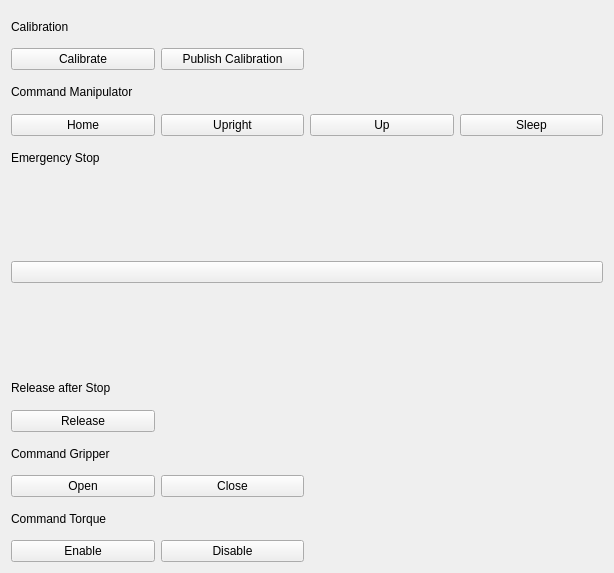
<?xml version="1.0" encoding="UTF-8"?>
<ui version="4.0">
 <class>CalibrationUI</class>
 <widget class="QWidget" name="CalibrationUI">
  <property name="geometry">
   <rect>
    <x>0</x>
    <y>0</y>
    <width>614</width>
    <height>573</height>
   </rect>
  </property>
  <property name="windowTitle">
   <string>Calibration UI</string>
  </property>
  <layout class="QGridLayout" name="gridLayout">
   <item row="4" column="2">
    <widget class="QPushButton" name="upButton">
     <property name="text">
      <string>Up</string>
     </property>
    </widget>
   </item>
   <item row="4" column="3">
    <widget class="QPushButton" name="sleepButton">
     <property name="text">
      <string>Sleep</string>
     </property>
    </widget>
   </item>
   <item row="22" column="0">
    <widget class="QPushButton" name="enableButton">
     <property name="text">
      <string>Enable</string>
     </property>
    </widget>
   </item>
   <item row="7" column="0" rowspan="6" colspan="4">
    <widget class="QPushButton" name="stopButton">
     <property name="text">
      <string/>
     </property>
     <property name="icon">
      <iconset theme="stop">
       <normaloff>.</normaloff>.</iconset>
     </property>
     <property name="iconSize">
      <size>
       <width>256</width>
       <height>256</height>
      </size>
     </property>
    </widget>
   </item>
   <item row="4" column="0">
    <widget class="QPushButton" name="homeButton">
     <property name="text">
      <string>Home</string>
     </property>
    </widget>
   </item>
   <item row="20" column="0">
    <widget class="QPushButton" name="openButton">
     <property name="text">
      <string>Open</string>
     </property>
    </widget>
   </item>
   <item row="0" column="0" colspan="4">
    <widget class="QLabel" name="calibrationLabel">
     <property name="text">
      <string>Calibration</string>
     </property>
    </widget>
   </item>
   <item row="1" column="1">
    <widget class="QPushButton" name="publishButton">
     <property name="text">
      <string>Publish Calibration</string>
     </property>
    </widget>
   </item>
   <item row="20" column="1">
    <widget class="QPushButton" name="closeButton">
     <property name="text">
      <string>Close</string>
     </property>
    </widget>
   </item>
   <item row="1" column="0">
    <widget class="QPushButton" name="calibrateButton">
     <property name="text">
      <string>Calibrate</string>
     </property>
    </widget>
   </item>
   <item row="22" column="1">
    <widget class="QPushButton" name="disableButton">
     <property name="text">
      <string>Disable</string>
     </property>
    </widget>
   </item>
   <item row="5" column="0">
    <widget class="QLabel" name="label">
     <property name="text">
      <string>Emergency Stop</string>
     </property>
    </widget>
   </item>
   <item row="2" column="0" colspan="4">
    <widget class="QLabel" name="manipulatorLabel">
     <property name="text">
      <string>Command Manipulator</string>
     </property>
    </widget>
   </item>
   <item row="21" column="0" colspan="4">
    <widget class="QLabel" name="torqueLabel">
     <property name="text">
      <string>Command Torque</string>
     </property>
    </widget>
   </item>
   <item row="19" column="0" colspan="4">
    <widget class="QLabel" name="gripperLabel">
     <property name="text">
      <string>Command Gripper</string>
     </property>
    </widget>
   </item>
   <item row="4" column="1">
    <widget class="QPushButton" name="uprightButton">
     <property name="text">
      <string>Upright</string>
     </property>
    </widget>
   </item>
   <item row="14" column="0">
    <widget class="QPushButton" name="releaseButton">
     <property name="text">
      <string>Release</string>
     </property>
    </widget>
   </item>
   <item row="13" column="0">
    <widget class="QLabel" name="label_2">
     <property name="text">
      <string>Release after Stop</string>
     </property>
    </widget>
   </item>
  </layout>
 </widget>
 <resources/>
 <connections/>
</ui>
